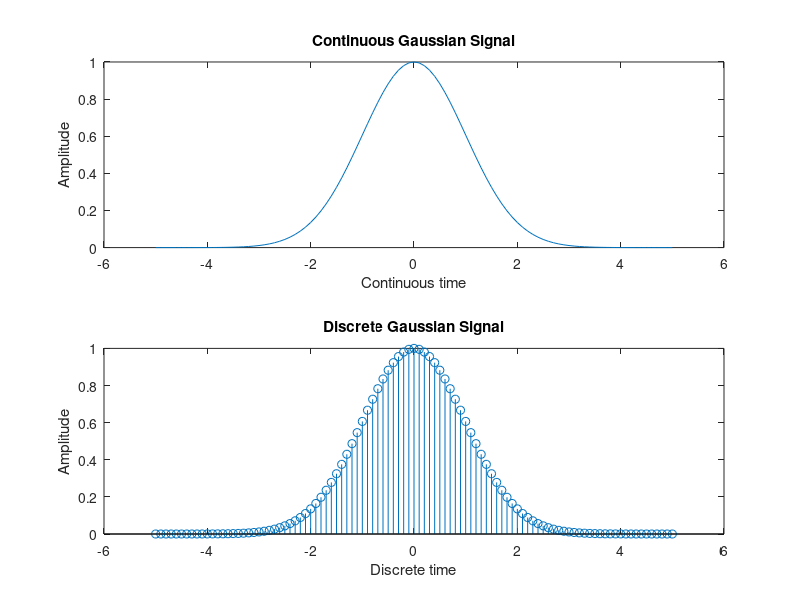

Write MATLAB code to recreate this figure.
% Continuous gaussian signal
t=-5:.1:5;
a=.5;
gaussian=exp(-a*t.^2);
subplot(2,1,1);
plot(t,gaussian);
%axis([-5 5 0 2]);
xlabel('Continuous time');
ylabel('Amplitude');
title('Continuous Gaussian Signal');

% Discrete gaussian signal
n=-5:.1:5;
a=.5;
gaussian=exp(-a*n.^2);
subplot(2,1,2);
stem(n,gaussian);
%axis([-5 5 0 2]);
xlabel('Discrete time');
ylabel('Amplitude');
title('Discrete Gaussian Signal');
